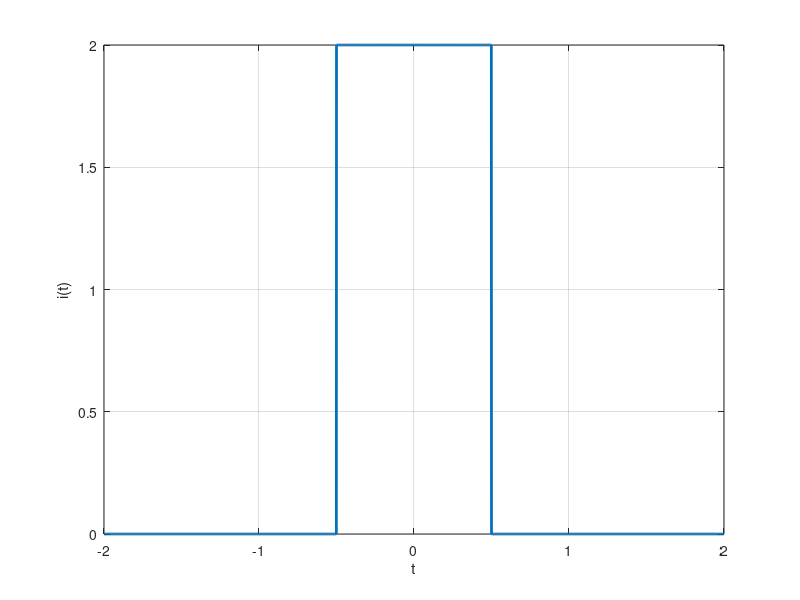

Write the MATLAB code that produced this figure.
u0 = @(t)(t>=0);
A=2; T=1; t=-2:0.001:2;
i=A*u0(t+T/2)-A*u0(t-T/2);
plot(t,i,'LineWidth',2);
grid;
xlabel('t'),ylabel('i(t)');
